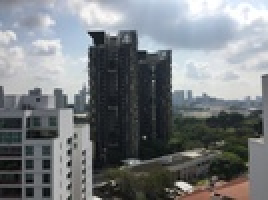
%> input picture assg1.6 Stitch multi-images/im03.jpg, 134 x 100 px, shrunk from 640 x 480 before the run (shown 2 times larger)
$ octave Panoramic_image_stitching.m   (GNU Octave 9; MATLAB toolbox functions it lacks are replaced by stand-ins)
%> lines starting %> are read from the running program, lines starting %| are printed output that depends on the picture
### assg1.6 Stitch multi-images/Image_stitching_RANSAC.m
%% This code is to stitch the images using the best homography
function res5 = Image_stitching_RANSAC(im1,im2)
%> called with im1 = 'res1.jpg'
%% get inliers (best matches)
image11 = im1;
image22 = im2;
image1=imread(image11);
image2=imread(image22);
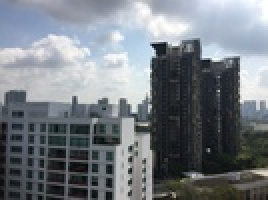
%> input picture assg1.6 Stitch multi-images/im02.jpg, 134 x 100 px, shrunk from 640 x 480 before the run (shown 2 times larger)
%> image2 is the input picture: size 100x134x3 uint8; mean R, G, B 118.6, 124.4, 130.6
inliers = RANSAC_find_inliers(image11,image22);

%% get homography matrix
x1 = inliers(:,1);
y1 = inliers(:,2);
x2 = inliers(:,3);
y2 = inliers(:,4);
n = length(inliers);
H = get_Homography(x1,y1,x2,y2,n);

%% transform image
t = projective2d(H);
res = imwarp(image2,t);

%% get the offsets of the images and translate
%get image size
sizeI1 = size(image1);
sizeI2 = size(image2);
sizeI3 = size(res);
%compute corner location after tansforming
corner1 = H' * [0;0;1];
corner2 = H' * [sizeI2(2);0;1];
corner3 = H' * [0;sizeI2(1);1];
corner4 = H' * [sizeI2(2);sizeI2(1);1];
corner1 = corner1/corner1(3);
corner2 = corner2/corner2(3);
corner3 = corner3/corner3(3);
corner4 = corner4/corner4(3);
x3 = [corner1(1);corner2(1);corner3(1);corner4(1)];
y3 = [corner1(2);corner2(2);corner3(2);corner4(2)];
%compute offset
offset.x = min(x3);
offset.y = min(y3);
%translate based on offset
res2 = imtranslate(res,[offset.x,offset.y], 'OutputView', 'full');
res3 = imtranslate(image1,[-min(offset.x,0),-min(offset.y,0)], 'OutputView', 'full');

%% concatenate the images
figure(2);
res4 = my_imfuse(res2,res3);
% clear the dark part
im_x = sum(res4,[2,3]);
im_y = sum(res4,[1,3]);
new_x = find(im_x > 0);
new_y = find(im_y > 0);
res5 = res4(new_x(1):new_x(end),new_y(1):new_y(end),:);
imshow(res5);
end

### assg1.6 Stitch multi-images/RANSAC_find_inliers.m
%% This code is to find Best Homography by RANSAC
function inliers = RANSAC_find_inliers(image11,image22)
%> called with image11 = 'res1.jpg'
%% read images
image1=imread(image11);
image2=imread(image22);
im1_size = size(image1);
%> im1_size = [100 134 3]
im2_size = size(image2);
%> im2_size = [100 134 3]

%% get descriptors
%     image: the file name for the image (grayscale)
%     locs: matrix in which each row gives a keypoint location (row,
%           column, scale, orientation)
%     descriptors: a K-by-128 matrix, where each row gives an invariant
%         descriptor for one of the K keypoints. The descriptor is a vector
%         of 128 values normalized to unit length.
[~, im1_descriptors, im1_locs] = sift(image11);
[~, im2_descriptors, im2_locs] = sift(image22);

%% find all matches
%all_matches-[im2,im1];;;;;x1,y1(im2);;;;;;x2,y2(im1)
all_matches = find_all_matches(im1_descriptors, im1_locs,im2_descriptors, im2_locs);
len_all_matches = length(all_matches);
x1_all_matches = zeros(len_all_matches,1);
x2_all_matches = zeros(len_all_matches,1);
y1_all_matches = zeros(len_all_matches,1);
y2_all_matches = zeros(len_all_matches,1);
for i = 1:len_all_matches
    x1_all_matches(i) = [im2_locs(all_matches(i,1),2)];
    y1_all_matches(i) = [im2_locs(all_matches(i,1),1)];
    x2_all_matches(i) = [im1_locs(all_matches(i,2),2)];
    y2_all_matches(i) = [im1_locs(all_matches(i,2),1)];
end

%% ---------------------------RANSAC-------------------------------

%% select n pairs of keypoints randomly (n >= 5)
n = 5;
inliers = [];
for m = 1:3000
rand_index = randperm(length(all_matches));
out_index = rand_index(1:n);
rand_matches = [];
for i = 1:n
    rand_matches = [rand_matches;all_matches(out_index(i),:)];
end
x1 = zeros(n,1);
x2 = zeros(n,1);
y1 = zeros(n,1);
y2 = zeros(n,1);
for i = 1:n
    x2(i) = [im1_locs(rand_matches(i,2),2)];
    y2(i) = [im1_locs(rand_matches(i,2),1)];
    x1(i) = [im2_locs(rand_matches(i,1),2)];
    y1(i) = [im2_locs(rand_matches(i,1),1)];
end

%% get homography matrix
H = get_Homography(x1,y1,x2,y2,n);

%% compute inliers
% compute distance d(xi',Hxi)
distance = zeros(len_all_matches,1);
    tmp_inliers = [];
for i = 1:len_all_matches
     d_tmp = H' * [x1_all_matches(i);y1_all_matches(i);1];
     d_tmp = d_tmp/d_tmp(3);
     dif = ([x2_all_matches(i);y2_all_matches(i);1] - d_tmp).^2;
     distance(i) = sqrt(sum(dif));
     % create tmp_inliers
     if distance(i) < 10
         tmp_inliers = [tmp_inliers;x1_all_matches(i) y1_all_matches(i) ...
             x2_all_matches(i) y2_all_matches(i)];
     end
end
% update inliers
if length(tmp_inliers) > length(inliers)
    inliers = tmp_inliers;
end
end

%% show the matches (support the best homography)
% plot two images in the same figure
Width = im1_size(2) + im2_size(2);
Height = max(im1_size(1),im2_size(1));
newimg = zeros(Height,Width,3);
newimg(1:im1_size(1),1:im1_size(2),:) = image1;
newimg(1:im2_size(1),im1_size(2)+1:end,:) = image2;
newimg = newimg / max(max(max(newimg)));
figure(1);
imshow(newimg);
% plot inliers
hold on;
for i = 1:length(inliers)
    line([inliers(i,3),inliers(i,1)+im1_size(2)],...
    [inliers(i,4),inliers(i,2)],'color',[rand,rand,rand],'LineWidth',1)
end
hold off;
title('Inliers-Best matches')

end

### assg1.6 Stitch multi-images/sift.m
% [image, descriptors, locs] = sift(imageFile)
%
% This function reads an image and returns its SIFT keypoints.
%   Input parameters:
%     imageFile: the file name for the image.
%
%   Returned:
%     image: the image array in double format
%     descriptors: a K-by-128 matrix, where each row gives an invariant
%         descriptor for one of the K keypoints.  The descriptor is a vector
%         of 128 values normalized to unit length.
%     locs: K-by-4 matrix, in which each row has the 4 values for a
%         keypoint location (row, column, scale, orientation).  The
%         orientation is in the range [-PI, PI] radians.
%
% Credits: Thanks for initial version of this program to D. Alvaro and
%          J.J. Guerrero, Universidad de Zaragoza (modified by D. Lowe)

function [image1, descriptors, locs] = sift(imageFile)
%> called with imageFile = 'res1.jpg'

% Load image
image1 = imread(imageFile);
image = rgb2gray(image1);
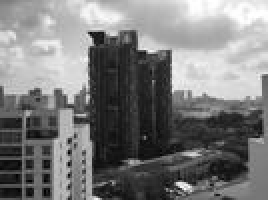
%> image: size 100x134 uint8 (shown 2 times larger); min 0, max 255, mean 123.2
% If you have the Image Processing Toolbox, you can uncomment the following
%   lines to allow input of color images, which will be converted to grayscale.
% if isrgb(image)
%    image = rgb2gray(image);
% end

[rows, cols] = size(image);
%> rows = 100; cols = 134

% Convert into PGM imagefile, readable by "keypoints" executable
f = fopen('tmp.pgm', 'w');
if f == -1
    error('Could not create file tmp.pgm.');
end
fprintf(f, 'P5\n%d\n%d\n255\n', cols, rows);
fwrite(f, image', 'uint8');
fclose(f);

% Call keypoints executable
if isunix
    command = '!./sift ';
else
    command = '!siftWin32 ';
end
command = [command ' <tmp.pgm >tmp.key'];
%> the run ends on the next line
eval(command);

% Open tmp.key and check its header
g = fopen('tmp.key', 'r');
if g == -1
    error('Could not open file tmp.key.');
end
[header, count] = fscanf(g, '%d %d', [1 2]);
if count ~= 2
    error('Invalid keypoint file beginning.');
end
num = header(1);
len = header(2);
if len ~= 128
    error('Keypoint descriptor length invalid (should be 128).');
end

% Creates the two output matrices (use known size for efficiency)
locs = double(zeros(num, 4));
descriptors = double(zeros(num, 128));

% Parse tmp.key
for i = 1:num
    [vector, count] = fscanf(g, '%f %f %f %f', [1 4]); %row col scale ori
    if count ~= 4
        error('Invalid keypoint file format');
    end
    locs(i, :) = vector(1, :);

    [descrip, count] = fscanf(g, '%d', [1 len]);
    if (count ~= 128)
        error('Invalid keypoint file value.');
    end
    % Normalize each input vector to unit length
    descrip = descrip / sqrt(sum(descrip.^2));
    descriptors(i, :) = descrip(1, :);
end
fclose(g);

### assg1.6 Stitch multi-images/Panoramic_image_stitching.m
%% This code is to stitch more images linearly using the best homography

%% read images
images =["im01.jpg";"im02.jpg";"im03.jpg";"im04.jpg";"im05.jpg"];
samples = length(images);

%% stitch images
% split the images into 2 calss by the image at the center
% find the image at teh center
m = round(samples/ 2);
if mod(samples,2) == 1
    i = m - 1;
    j = m + 1;
    res1 = images(m);
    res2 = images(m);
    imwrite(imread(res1),'res1.jpg');
    imwrite(imread(res2),'res2.jpg');
else
    i = m;
    j = m + 1;
    res1 = images(i);
    res2 = iamges(j);
    imwrite(res1,'res1.jpg');
    imwrite(res2,'res2.jpg');
end
% stitch the first half
while i > 0
    if i == m
        i = i - 1;
        continue
    end
    res1 = Image_stitching_RANSAC('res1.jpg',images(i));
